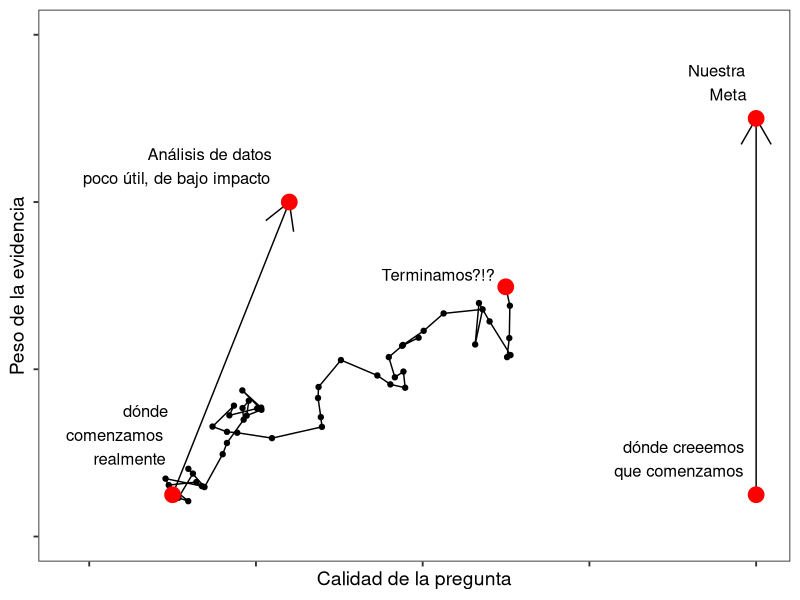

This figure's R source: (Note: this script raises an error after producing the figure.)
## ---- chunk 1
library(tidyverse)
theme_set(theme_bw(base_size = 14))

puntos <- tibble(x = c(0.5, 1.2, 4, 4), y = c(0.5, 4, 0.5, 5),
                 etiqueta = c("dónde\ncomenzamos\nrealmente", "Análisis de datos \n poco útil, de bajo impacto", 
                              "dónde creeemos\nque comenzamos", "Nuestra \n Meta "))
set.seed(211)
browniano <- tibble(x = 0.5 +  cumsum(c(0,rnorm(50, 0.03, 0.1))) ,
                    y = 0.5 +  cumsum(c(0, rnorm(50, 0.02, 0.2))))
puntos <- bind_rows(puntos, tail(browniano, 1) %>% mutate(etiqueta = "Terminamos?!?"))
flechas <- tibble(x = c(0.5, 4), y = c(0.5, 0.5), xend = c(1.2, 4), yend = c(4, 5))

ggplot(puntos, aes(x = x, y = y)) + 
    xlab("Calidad de la pregunta") +
    ylab("Peso de la evidencia") +
    theme(axis.text.x=element_blank(),
        axis.text.y=element_blank(),
        panel.grid.major = element_blank(),
        panel.grid.minor = element_blank()) +
    geom_segment(data = flechas, aes(xend=xend, yend=yend),
                 arrow = arrow(length = unit(0.3, "inches"))) +
    geom_path(data = browniano) +
    geom_point(data = browniano) +
    geom_point(colour="red", size = 5) +
    geom_text(aes(label = etiqueta), vjust = -0.5, hjust = 1.1, size = 4.2) +
    #labs(caption = "Adaptado de R. Peng: Tukey, design thinking and better questions.") +
    xlim(c(-0.1 , 4)) + ylim(c(0,6))
    
## ---- chunk 2
knitr::include_graphics("figuras/Minard.png")
